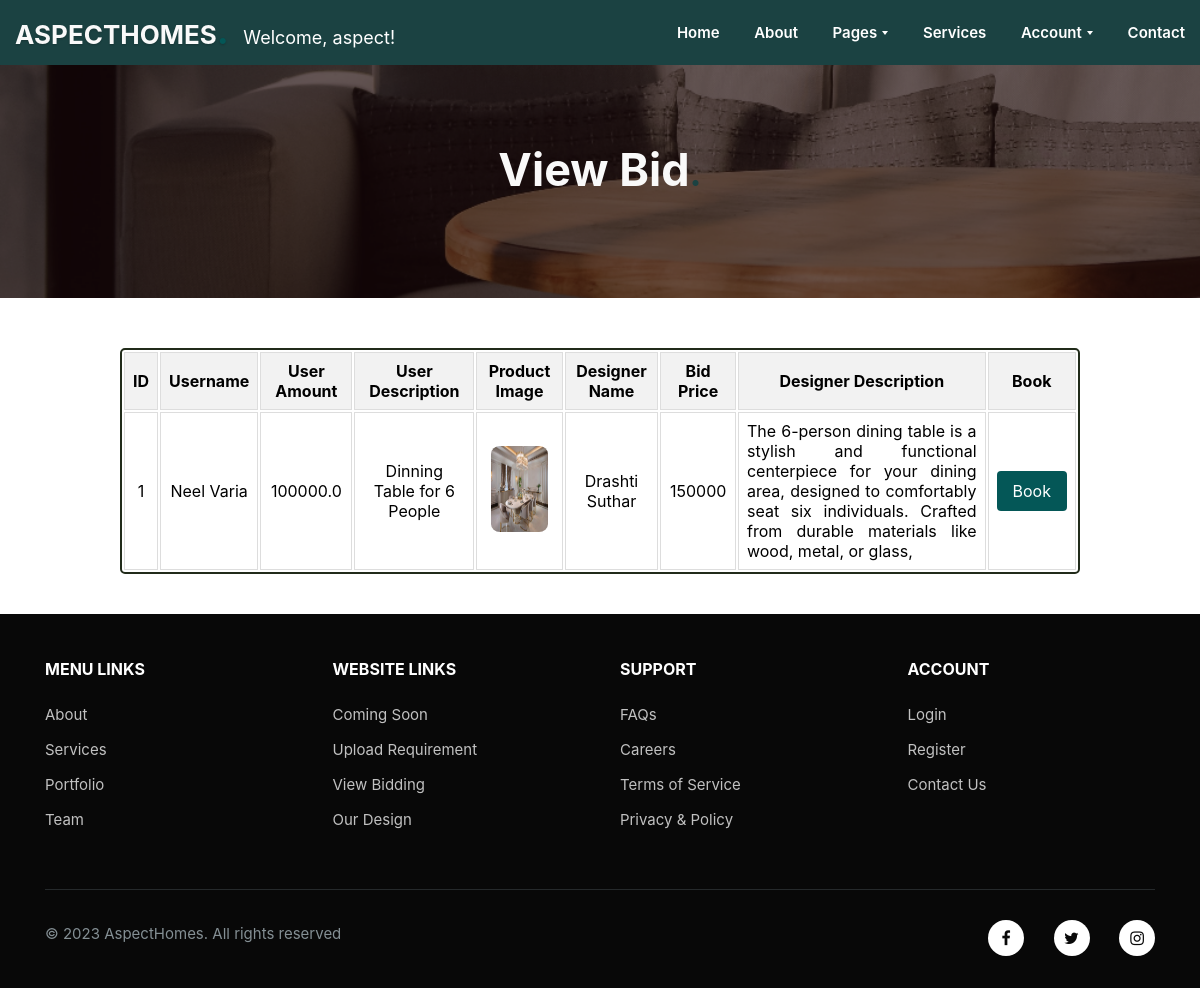
The page /viewbidding/ (signed in) on the database as committed earlier.
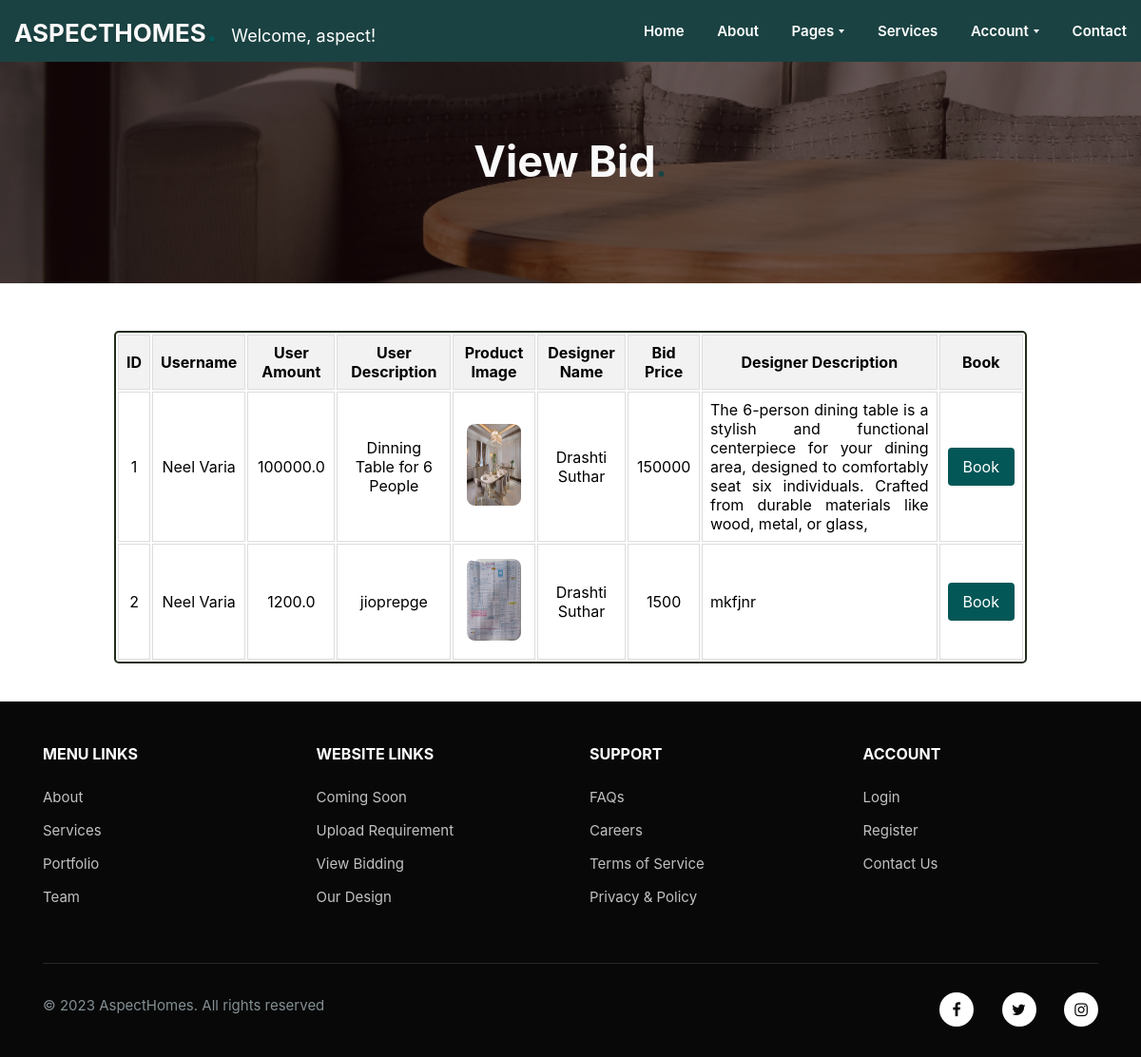
The same page on the database as committed later.
### aspecthomesapp/models.py (models this page shows, shortened)
class bidding(models.Model):
    u_id = models.ForeignKey(user,on_delete=models.CASCADE)
    requirementid = models.ForeignKey(requirement,on_delete=models.CASCADE,null=True)
    bidamount = models.BigIntegerField()
    desc = models.TextField()
    date = models.TimeField(auto_now=True)
    class Meta:
        verbose_name = 'bidding'
        verbose_name_plural = 'Bidding'

class requirement(models.Model):
    u_id = models.ForeignKey(user,on_delete=models.CASCADE)
    preferredstyle = models.ImageField(upload_to='userstyleimage')
    description = models.TextField()
    submittime = models.TimeField(auto_now=True)
    budget = models.FloatField()
    virtual = models.ImageField(upload_to='360userimages',null=True)
    def admin_photo(self):
        return mark_safe('<img src="{}" width="100"/>'.format(self.preferredstyle.url))
    admin_photo.allows_tags = True
    def admin_virtual(self):
        return mark_safe('<img src="{}" width="100"/>'.format(self.virtual.url))
    admin_virtual.allows_tags = True
    class Meta:
        verbose_name='requirement'
        verbose_name_plural = 'Requirement'

class user(models.Model):
    username = models.CharField(max_length=50)
    email = models.EmailField()
    password = models.CharField(max_length=20)
    confirmpassword = models.CharField(max_length=20)
    role = models.CharField(max_length=30,choices=role)
    class Meta:
        verbose_name='user'
        verbose_name_plural = 'User'
    def __str__(self):
        return self.username

### aspecthomesapp/views.py (the view)
# urls.py: path('viewbidding/',views.viewbidding,name="viewbidding"),
def viewbidding(request):
    userid = request.session['log_id']
    data = requirement.objects.filter(u_id=userid).values('id')
    biddata=bidding.objects.filter(requirementid__in=data)
    context = {
        "reqdata":biddata
    }
    return render(request,"viewbid.html",context)

### aspecthomesapp/templates/viewbid.html (shortened to what this page needs)
{% load static %}
{%include 'nav.html'%}
<section class="w3l-inner-page-main">
    <div class="inner-hyv-page">
        <div class="wrapper">
             <h2 class="hny-title text-center">View Bid<span class="sub-dot">.</sub></h2>
        </div>
    </div>
</section>
</head>
<body>
    <section>
        <div class="container">
            <div class="table-responsive">
                <table class="table text-center">
                    <thead>
                        <tr>
                            <th>ID</th>
                            <th>Username</th>
                            <th>User Amount</th>
                            <th>User Description</th>
                            <th>Product Image</th>
                            <th>Designer Name</th>
                            <th>Bid Price</th>
                            <th>Designer Description</th>
                            <th colspan="1">Book</th>
                        </tr>
                    </thead>
                        {%for i in reqdata%}
                        <tr>
                            <td>{{i.id}}</td>
                            <td>{{i.requirementid.u_id}}</td>
                            <td>{{i.requirementid.budget}}</td>
                            <td >{{i.requirementid.description}}</td>
                            <td><img src="/media/{{i.requirementid.preferredstyle}}" alt="image" onclick="open360Viewer('/media/{{ i.requirementid.preferredstyle }}')"></td>
                            <td>{{i.u_id}}</td>
                            <td>{{i.bidamount}}</td>
                            <td style="text-align: justify;">{{i.desc}}</td>
                            <td><a href="/booking/{{ i.id }}" class="btn btn-success">Book</a></td>
                        </tr>
                        {%endfor%}
                </table>
            </div>
        </div>
    </section>
    {% include 'footer.html' %}
</body>
</html>

### aspecthomesapp/templates/nav.html (shortened to what this page needs)
{% load static  %}
<!DOCTYPE html>
<html lang="en">
  <head>
    <link rel="stylesheet" type="text/css" href="{% static 'assets/css/style-freedom.css' %}">
  </head>
  <body>
<body>
<section class="w3l-header-4 mobile-header">
    <header id="headers4-block">
        <div class="wrapper-full">
            <div class="d-grid nav-mobile-block header-align">
                <div class="logo">
                    <a class="brand-logo" href="/index">AspectHomes<label class="log-w">.</label></a>
					<span class="company-name">Welcome, {{ request.session.log_username }}!</span>
				</div>
                <nav class="col-9 ml-5">
                    <ul class="menu">
                        <li><a href="/index">Home</a></li>
                        <li><a href="/about">About</a></li>
                        <li>
                            <a href="">Pages <span class="angle-dropdown" aria-hidden="true"></span></a>
                        </li>
                        <li><a href="/service">Services</a></li>
                        <li class="subhny-li">
                            <a href="">Account <span class="angle-dropdown" aria-hidden="true"></span></a>
                        </li>
                        <li><a href="/contact">Contact</a></li>
                    </ul>
                </nav>
            </div>
        </div>
    </header>
</section>
</body>
</html>

### aspecthomesapp/templates/footer.html (shortened to what this page needs)
{% load static  %}
<!DOCTYPE html>
<html lang="en">
    <footer>
        <section class="w3l-footer-28-main">
            <div class="footer-28 section-gap1">
                <div class="wrapper">
                    <div class="d-grid grid-col-4 footer-top-28">
                        <div class="footer-list-28">
                            <h6 class="footer-title-28">Menu Links</h6>
                            <ul>
                                <li><a href="/about">About</a></li>
                                <li><a href="/service">Services</a></li>
                                <li><a href="portfolio.html">Portfolio</a></li>
                                <li><a href="team.html">Team</a></li>
                            </ul>
                        </div>
                        <div class="footer-list-28">
                            <ul>
                                <h6 class="footer-title-28">Website Links</h6>
                                <li><a href="coming-soon.html">Coming Soon</a></li>
                                <li><a href="/bid">Upload Requirement</a></li>
                                <li><a href="/viewbidding">View Bidding</a></li>
                                <li><a href="/gallery">Our Design</a></li>
                            </ul>
                        </div>
                        <div class="footer-list-28">
                            <ul>
                                <h6 class="footer-title-28">Support</h6>
                                <li><a href="/faq">FAQs</a></li>
                                <li><a href="#">Careers</a></li>
                                <li><a href="/termsservice">Terms of Service</a></li>
                                <li><a href="#">Privacy & Policy</a></li>
                            </ul>
                        </div>
                        <div class="footer-list-28">
                            <ul>
                                <h6 class="footer-title-28">Account</h6>
                                <li><a href="/login">Login</a></li>
                                <li><a href="/signup">Register</a></li>
                                <li><a href="/contact">Contact Us</a></li>
                            </ul>
                        </div>
                    </div>
                    <div class="midd-footer-28 grid-col-2">
                        <div class="copy-right">
                            <p class="copy-footer-28">&copy; 2023 AspectHomes. All rights reserved</p>
                        </div>
                        <div class="main-social-footer-28">
                            <a class="facebook" href="#"><span class="fa fa-facebook" aria-hidden="true"></span></a>
                            <a class="twitter" href="#"><span class="fa fa-twitter"aria-hidden="true"></span></a>
                            <a class="instagram" href="#"><span class="fa fa-instagram"aria-hidden="true"></span></a>
                        </div>
                    </div>
                </div>
            </div>
        </section>
    </footer>
</body>
</html>

### aspecthomesapp/templates/viewbid.html (style rules this page uses)
* { box-sizing: border-box; font-family: -apple-system, BlinkMacSystemFont, "Segoe UI", Roboto, Oxygen-Sans, Ubuntu, Cantarell, "Helvetica Neue", sans-serif; }
table { background-color: white; width: 70%; border: solid rgb(33, 43, 26) 2px; border-radius: 5px; margin-top: 50px; margin-left: 15%; margin-bottom: 40px; }
th, td { border: 1px solid #ddd; padding: 8px; text-align: center; }
th { background-color: #f2f2f2; }
img { max-width: 100%; height: 100px; cursor: pointer; }
.btn { display: inline-block; padding: 10px 16px; text-align: center; text-decoration: none; background-color: #007bff; color: #fff; border-radius: 4px; cursor: pointer; white-space: nowrap; }
.btn-success { background-color: #045757; }
@media screen and (max-width: 1200px) { table { width: 80%; margin-left: 10%; } }

Rows that differ between the two databases and show on the page:
added bidding: id "2", requirementid.u_id "Neel Varia", requirementid.budget "1200.0", requirementid.description "jioprepge", requirementid.preferredstyle (picture), u_id "Drashti Suthar", bidamount "1500", desc "mkfjnr"
